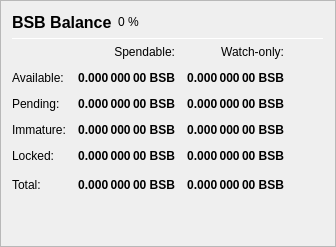
                   <widget class="QFrame" name="frame_Balances">
                    <property name="frameShape">
                     <enum>QFrame::StyledPanel</enum>
                    </property>
                    <property name="frameShadow">
                     <enum>QFrame::Raised</enum>
                    </property>
                    <layout class="QVBoxLayout" name="verticalLayout_4">
                     <item>
                      <layout class="QHBoxLayout" name="horizontalLayout_4">
                       <item>
                        <widget class="QLabel" name="label_5">
                         <property name="minimumSize">
                          <size>
                           <width>0</width>
                           <height>20</height>
                          </size>
                         </property>
                         <property name="font">
                          <font>
                           <pointsize>12</pointsize>
                           <weight>75</weight>
                           <bold>true</bold>
                          </font>
                         </property>
                         <property name="text">
                          <string>BSB Balance</string>
                         </property>
                        </widget>
                       </item>
                       <item>
                        <widget class="QLabel" name="labelBSBPercent">
                         <property name="text">
                          <string notr="true">0 %</string>
                         </property>
                        </widget>
                       </item>
                       <item>
                        <spacer name="horizontalSpacer_3">
                         <property name="orientation">
                          <enum>Qt::Horizontal</enum>
                         </property>
                         <property name="sizeHint" stdset="0">
                          <size>
                           <width>40</width>
                           <height>20</height>
                          </size>
                         </property>
                        </spacer>
                       </item>
                      </layout>
                     </item>
                     <item>
                      <widget class="Line" name="line_Balance">
                       <property name="minimumSize">
                        <size>
                         <width>0</width>
                         <height>1</height>
                        </size>
                       </property>
                       <property name="maximumSize">
                        <size>
                         <width>16777215</width>
                         <height>1</height>
                        </size>
                       </property>
                       <property name="orientation">
                        <enum>Qt::Horizontal</enum>
                       </property>
                      </widget>
                     </item>
                     <item>
                      <layout class="QGridLayout" name="gridLayout">
                       <property name="spacing">
                        <number>12</number>
                       </property>
                       <item row="0" column="1">
                        <widget class="QLabel" name="labelSpendable">
                         <property name="text">
                          <string>Spendable:</string>
                         </property>
                         <property name="alignment">
                          <set>Qt::AlignRight|Qt::AlignTrailing|Qt::AlignVCenter</set>
                         </property>
                        </widget>
                       </item>
                       <item row="0" column="2">
                        <widget class="QLabel" name="labelWatchonly">
                         <property name="text">
                          <string>Watch-only:</string>
                         </property>
                         <property name="alignment">
                          <set>Qt::AlignRight|Qt::AlignTrailing|Qt::AlignVCenter</set>
                         </property>
                        </widget>
                       </item>
                       <item row="1" column="0">
                        <widget class="QLabel" name="labelBalanceText">
                         <property name="text">
                          <string>Available:</string>
                         </property>
                        </widget>
                       </item>
                       <item row="1" column="1">
                        <widget class="QLabel" name="labelBalance">
                         <property name="font">
                          <font>
                           <weight>75</weight>
                           <bold>true</bold>
                          </font>
                         </property>
                         <property name="cursor">
                          <cursorShape>IBeamCursor</cursorShape>
                         </property>
                         <property name="toolTip">
                          <string>Your current spendable balance</string>
                         </property>
                         <property name="text">
                          <string notr="true">0.000 000 00 BSB</string>
                         </property>
                         <property name="alignment">
                          <set>Qt::AlignRight|Qt::AlignTrailing|Qt::AlignVCenter</set>
                         </property>
                         <property name="textInteractionFlags">
                          <set>Qt::LinksAccessibleByMouse|Qt::TextSelectableByKeyboard|Qt::TextSelectableByMouse</set>
                         </property>
                        </widget>
                       </item>
                       <item row="1" column="2">
                        <widget class="QLabel" name="labelWatchAvailable">
                         <property name="font">
                          <font>
                           <weight>75</weight>
                           <bold>true</bold>
                          </font>
                         </property>
                         <property name="cursor">
                          <cursorShape>IBeamCursor</cursorShape>
                         </property>
                         <property name="toolTip">
                          <string>Your current balance in watch-only addresses</string>
                         </property>
                         <property name="text">
                          <string notr="true">0.000 000 00 BSB</string>
                         </property>
                         <property name="alignment">
                          <set>Qt::AlignRight|Qt::AlignTrailing|Qt::AlignVCenter</set>
                         </property>
                         <property name="textInteractionFlags">
                          <set>Qt::LinksAccessibleByMouse|Qt::TextSelectableByKeyboard|Qt::TextSelectableByMouse</set>
                         </property>
                        </widget>
                       </item>
                       <item row="2" column="0">
                        <widget class="QLabel" name="labelPendingText">
                         <property name="text">
                          <string>Pending:</string>
                         </property>
                        </widget>
                       </item>
                       <item row="2" column="1">
                        <widget class="QLabel" name="labelUnconfirmed">
                         <property name="font">
                          <font>
                           <weight>75</weight>
                           <bold>true</bold>
                          </font>
                         </property>
                         <property name="cursor">
                          <cursorShape>IBeamCursor</cursorShape>
                         </property>
                         <property name="toolTip">
                          <string>Total of transactions that have yet to be confirmed, and do not yet count toward the spendable balance</string>
                         </property>
                         <property name="text">
                          <string notr="true">0.000 000 00 BSB</string>
                         </property>
                         <property name="alignment">
                          <set>Qt::AlignRight|Qt::AlignTrailing|Qt::AlignVCenter</set>
                         </property>
                         <property name="textInteractionFlags">
                          <set>Qt::LinksAccessibleByMouse|Qt::TextSelectableByKeyboard|Qt::TextSelectableByMouse</set>
                         </property>
                        </widget>
                       </item>
                       <item row="2" column="2">
                        <widget class="QLabel" name="labelWatchPending">
                         <property name="font">
                          <font>
                           <weight>75</weight>
                           <bold>true</bold>
                          </font>
                         </property>
                         <property name="cursor">
                          <cursorShape>IBeamCursor</cursorShape>
                         </property>
                         <property name="toolTip">
                          <string>Unconfirmed transactions to watch-only addresses</string>
                         </property>
                         <property name="text">
                          <string notr="true">0.000 000 00 BSB</string>
                         </property>
                         <property name="alignment">
                          <set>Qt::AlignRight|Qt::AlignTrailing|Qt::AlignVCenter</set>
                         </property>
                         <property name="textInteractionFlags">
                          <set>Qt::LinksAccessibleByMouse|Qt::TextSelectableByKeyboard|Qt::TextSelectableByMouse</set>
                         </property>
                        </widget>
                       </item>
                       <item row="3" column="0">
                        <widget class="QLabel" name="labelImmatureText">
                         <property name="text">
                          <string>Immature:</string>
                         </property>
                        </widget>
                       </item>
                       <item row="3" column="1">
                        <widget class="QLabel" name="labelImmature">
                         <property name="font">
                          <font>
                           <weight>75</weight>
                           <bold>true</bold>
                          </font>
                         </property>
                         <property name="cursor">
                          <cursorShape>IBeamCursor</cursorShape>
                         </property>
                         <property name="toolTip">
                          <string>Staked or masternode rewards that has not yet matured</string>
                         </property>
                         <property name="text">
                          <string notr="true">0.000 000 00 BSB</string>
                         </property>
                         <property name="alignment">
                          <set>Qt::AlignRight|Qt::AlignTrailing|Qt::AlignVCenter</set>
                         </property>
                         <property name="textInteractionFlags">
                          <set>Qt::LinksAccessibleByMouse|Qt::TextSelectableByKeyboard|Qt::TextSelectableByMouse</set>
                         </property>
                        </widget>
                       </item>
                       <item row="3" column="2">
                        <widget class="QLabel" name="labelWatchImmature">
                         <property name="font">
                          <font>
                           <weight>75</weight>
                           <bold>true</bold>
                          </font>
                         </property>
                         <property name="cursor">
                          <cursorShape>IBeamCursor</cursorShape>
                         </property>
                         <property name="toolTip">
                          <string>Staked or masternode rewards in watch-only addresses that has not yet matured</string>
                         </property>
                         <property name="text">
                          <string notr="true">0.000 000 00 BSB</string>
                         </property>
                         <property name="alignment">
                          <set>Qt::AlignRight|Qt::AlignTrailing|Qt::AlignVCenter</set>
                         </property>
                         <property name="textInteractionFlags">
                          <set>Qt::LinksAccessibleByMouse|Qt::TextSelectableByKeyboard|Qt::TextSelectableByMouse</set>
                         </property>
                        </widget>
                       </item>
                       <item row="4" column="0">
                        <widget class="QLabel" name="labelLockedBalanceText">
                         <property name="toolTip">
                          <string>Locked BSB or Masternode collaterals. These are excluded from zBSB minting.</string>
                         </property>
                         <property name="text">
                          <string>Locked:</string>
                         </property>
                        </widget>
                       </item>
                       <item row="4" column="1">
                        <widget class="QLabel" name="labelLockedBalance">
                         <property name="font">
                          <font>
                           <weight>75</weight>
                           <bold>true</bold>
                          </font>
                         </property>
                         <property name="cursor">
                          <cursorShape>IBeamCursor</cursorShape>
                         </property>
                         <property name="toolTip">
                          <string>Locked BSB or Masternode collaterals. These are excluded from zBSB minting.</string>
                         </property>
                         <property name="text">
                          <string notr="true">0.000 000 00 BSB</string>
                         </property>
                         <property name="alignment">
                          <set>Qt::AlignRight|Qt::AlignTrailing|Qt::AlignVCenter</set>
                         </property>
                         <property name="textInteractionFlags">
                          <set>Qt::LinksAccessibleByMouse|Qt::TextSelectableByKeyboard|Qt::TextSelectableByMouse</set>
                         </property>
                        </widget>
                       </item>
                       <item row="4" column="2">
                        <widget class="QLabel" name="labelWatchLocked">
                         <property name="font">
                          <font>
                           <weight>75</weight>
                           <bold>true</bold>
                          </font>
                         </property>
                         <property name="cursor">
                          <cursorShape>IBeamCursor</cursorShape>
                         </property>
                         <property name="toolTip">
                          <string>Current locked balance in watch-only addresses</string>
                         </property>
                         <property name="text">
                          <string notr="true">0.000 000 00 BSB</string>
                         </property>
                         <property name="alignment">
                          <set>Qt::AlignRight|Qt::AlignTrailing|Qt::AlignVCenter</set>
                         </property>
                         <property name="textInteractionFlags">
                          <set>Qt::LinksAccessibleByMouse|Qt::TextSelectableByKeyboard|Qt::TextSelectableByMouse</set>
                         </property>
                        </widget>
                       </item>
                       <item row="5" column="0">
                        <widget class="QLabel" name="labelTotalText">
                         <property name="toolTip">
                          <string>Your current BullshitBucks balance, unconfirmed and immature transactions included</string>
                         </property>
                         <property name="text">
                          <string>Total:</string>
                         </property>
                        </widget>
                       </item>
                       <item row="5" column="1">
                        <widget class="QLabel" name="labelTotal">
                         <property name="font">
                          <font>
                           <weight>75</weight>
                           <bold>true</bold>
                          </font>
                         </property>
                         <property name="cursor">
                          <cursorShape>IBeamCursor</cursorShape>
                         </property>
                         <property name="toolTip">
                          <string>Your current BullshitBucks balance, unconfirmed and immature transactions included</string>
                         </property>
                         <property name="text">
                          <string notr="true">0.000 000 00 BSB</string>
                         </property>
                         <property name="alignment">
                          <set>Qt::AlignRight|Qt::AlignTrailing|Qt::AlignVCenter</set>
                         </property>
                         <property name="textInteractionFlags">
                          <set>Qt::LinksAccessibleByMouse|Qt::TextSelectableByKeyboard|Qt::TextSelectableByMouse</set>
                         </property>
                        </widget>
                       </item>
                       <item row="5" column="2">
                        <widget class="QLabel" name="labelWatchTotal">
                         <property name="font">
                          <font>
                           <weight>75</weight>
                           <bold>true</bold>
                          </font>
                         </property>
                         <property name="cursor">
                          <cursorShape>IBeamCursor</cursorShape>
                         </property>
                         <property name="toolTip">
                          <string>Current total balance in watch-only addresses</string>
                         </property>
                         <property name="text">
                          <string notr="true">0.000 000 00 BSB</string>
                         </property>
                         <property name="alignment">
                          <set>Qt::AlignRight|Qt::AlignTrailing|Qt::AlignVCenter</set>
                         </property>
                         <property name="textInteractionFlags">
                          <set>Qt::LinksAccessibleByMouse|Qt::TextSelectableByKeyboard|Qt::TextSelectableByMouse</set>
                         </property>
                        </widget>
                       </item>
                       <item row="5" column="3">
                        <spacer name="horizontalSpacer_9">
                         <property name="orientation">
                          <enum>Qt::Horizontal</enum>
                         </property>
                         <property name="sizeHint" stdset="0">
                          <size>
                           <width>40</width>
                           <height>20</height>
                          </size>
                         </property>
                        </spacer>
                       </item>
                      </layout>
                     </item>
                     <item>
                      <spacer name="verticalSpacer_3">
                       <property name="orientation">
                        <enum>Qt::Vertical</enum>
                       </property>
                       <property name="sizeHint" stdset="0">
                        <size>
                         <width>20</width>
                         <height>40</height>
                        </size>
                       </property>
                      </spacer>
                     </item>
                    </layout>
                   </widget>
